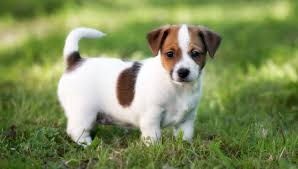
#> input picture imgs/perro.jpeg, 298 x 169 px
$ jupyter execute 1_Using_images_with_cv2.ipynb
#> lines starting #> are read from the running program, lines starting #| are printed output that depends on the picture
# 1. Using Images with cv2

[cell 1]
import numpy
import matplotlib.pyplot as plt
import matplotlib.image as img
import cv2
import os

## Import local images

Import local image using cv2 method `imread`.
* Import image and convert it to grayscale.
* Import directly grayscale image.

**_good practice_**: use an absolute path to the image.
*Note*: Remember that `imgread` take the image using BGR as opposed to RGB. [see first plot]

<h3>Calcula:</h3>
<p>Carga una imagen de tres formas distintas: Normal, normal convertida a gris y gris directamente. Utiliza para ello OpenCV. Después representalas utilizando matplotlib. 'Real hasta la muerte beibee'</p>

[cell 2]
#Get the img matrix
image = cv2.imread('../imgs/perro.jpeg')
#> image is the input picture: shape (169, 298, 3); mean B, G, R 92.6, 142.6, 129.3
print(image.shape)
#| (169, 298, 3)
#Convert the image to gray
image_gray=cv2.cvtColor(image, cv2.COLOR_BGR2GRAY)
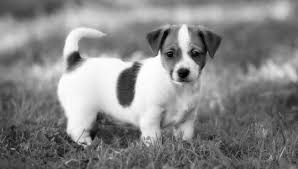
#> image_gray: shape (169, 298); min 0, max 255, mean 132.9
# plt.imshow(image_gray, cmap='Dark2') Dark2 psicodelia pura
# plt.imshow(image_gray, cmap='BuPu_r') # el _r es para no invertir colores
# plt.imshow(image_gray, cmap='Greys_r')
# plt.show()
plt.imshow(image_gray, cmap='gray')
plt.show()

#Import directly grayscale image
direct_image_grey=cv2.imread('../imgs/perro.jpeg', cv2.IMREAD_GRAYSCALE)
#> direct_image_grey: shape (169, 298); min 0, max 255, mean 132.9
plt.imshow(direct_image_grey, cmap='gray')
plt.show()

Exercise:

Represent images using `matplotlib`. It is possible to obtain pixels values and coordinates.

[cell 3]
#Represent images using matplotlib
fig, axs = plt.subplots(1, 3, figsize=(15, 15))
axs[0].imshow(image)
axs[0].set_title("Original img")
axs[1].imshow(image_gray, cmap="gray")
axs[1].set_title("Convertet to gray")
axs[2].imshow(direct_image_grey, cmap="gray")
axs[2].set_title("Directly convertet to gray")
plt.show()
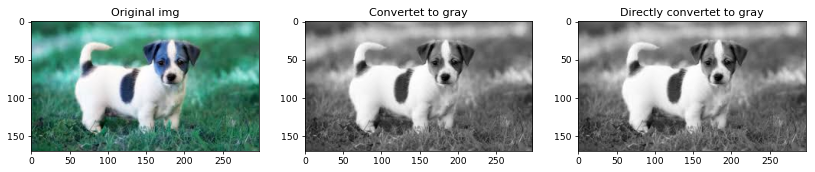
#> figure drawn by matplotlib, 3 panels; B, G, R data is drawn as R, G, B

As commented below, `color_image` is represented taking RGB instead of BGR. Time to change it:

Note the slightly different colors perceived in `image_gray` and `image_converted_gray`. The good one is the converted one, as it was converted in RGB.

<h3>Calcula:</h3>
<p>Dibuja las nuevas imagenes, en RGB, en BGR convertido a gris y RGB convertido a gris.</p>
<h3>Pregunta:</h3>
<p>¿Cual es la diferencia entre las dos imagenes grises?</p>
<p>Escribe aqui tu respuesta...</p>

La imagen directamente convertida devuelve unos valores más contrastados de blanco respecto al gris en esta imagen.

La diferencia entre ambas es que los valores que convierte no corresponden a los reales, la funcion cv2.COLOR_BGR2GRAY interpreta los valores de la imagen en formato BGR y no en el original real que es RGB. Como sí ocurre al importarse directamente al introducir en el método .imread() el parámetro 'cv2.IMREAD_GRAYSCALE'.

[cell 4]
#Change BGR to RGB

#Set subplots
fig, axs = plt.subplots(1, 3, figsize=(15, 15))
#Original image on RGB
image_RGB = cv2.imread('../imgs/perro.jpeg')
image_RGB = cv2.cvtColor(image_RGB, cv2.COLOR_BGR2RGB)
image_directly = cv2.imread('../imgs/perro.jpeg', cv2.IMREAD_GRAYSCALE)
axs[0].imshow(image_RGB)
axs[0].set_title("Original img")
#Bad image on BGR
bad_image=cv2.imread('../imgs/perro.jpeg')
gray_image = cv2.cvtColor(bad_image, cv2.COLOR_BGR2GRAY)
axs[1].imshow(gray_image, cmap="gray")
axs[1].set_title("Converted to gray")
#Good image converted to gray from RGB
axs[2].imshow(image_directly, cmap="gray")
axs[2].set_title("Directly converted to gray")
plt.show()
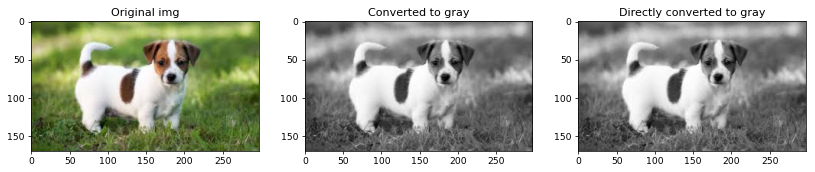
#> figure drawn by matplotlib, 3 panels

## Write the images

In order to write the images is important to note that `cv2` method `imwrite` changes the input image to RGB as `cv2` thinks most of time it is better to write this way.

So in order to write the images correctly It is necessary to have the input image as BGR.

<h3>Calcula:</h3>
<p>Guarda las 3 imagenes utilizando imwrite.</p>

[cell 5]
# Convert to BGR
image_RGB_BGR = cv2.cvtColor(image_RGB, cv2.COLOR_RGB2BGR)
gray_image__from_grays_to_BGR =cv2.cvtColor(gray_image, cv2.COLOR_GRAY2BGR)
goodgray_image__from_gray_to_BGR=cv2.cvtColor(image_directly, cv2.COLOR_GRAY2BGR)

carpeta_edits = "/home/mjorrinb/Documentos/SIALI/github/Open-CV-begins/imgs_mods"
nombre_archivo = "original_RGB.jpg"
#
#       A la hora de guardar las imagenes se ha de convertir primero a formato RGB que es el que interpreta openCV
#       aunque posteriormente lo transforme a formato RGB.
#
# Save images
cv2.imwrite(os.path.join(carpeta_edits, 'original_RGB.jpg'), image_RGB_BGR)
cv2.imwrite(os.path.join(carpeta_edits, 'mala_gris.jpg'), gray_image__from_grays_to_BGR)
cv2.imwrite(os.path.join(carpeta_edits, 'buena_gris.jpg'), goodgray_image__from_gray_to_BGR)

# print images
fig, axs = plt.subplots(1, 3, figsize=(15, 15))
axs[0].imshow(image_RGB_BGR)
axs[0].set_title("Original img de RGB a BGR")
axs[1].imshow(gray_image__from_grays_to_BGR, cmap="gray")
axs[1].set_title("Convertet to gray")
axs[2].imshow(goodgray_image__from_gray_to_BGR, cmap="gray")
axs[2].set_title("Directly convertet to gray")
plt.show()
#> figure, not shown here; B, G, R data is drawn as R, G, B
